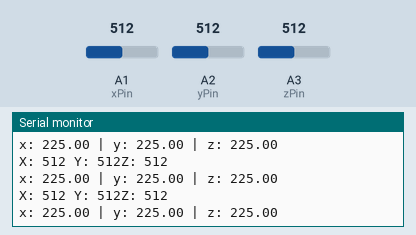
Bench run of a sketch on a simulated Arduino Uno, built with avr-gcc and run on an emulated ATmega328P. Shown: the last lines printed to the serial monitor. Inputs (shaded band) come from the test bench; at power-on: A2 (yPin) = 512, A3 (zPin) = 512, A1 (xPin) = 512.

Above: at 2.7 s.
2.8 s: A2 (yPin) set to 574
At 2.97 s:
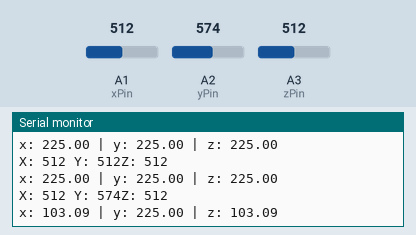
5.8 s: A2 (yPin) set to 601
At 5.84 s:
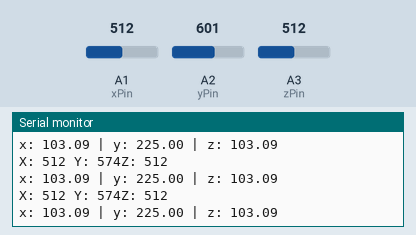
7.3 s: A3 (zPin) set to 11
At 7.39 s:
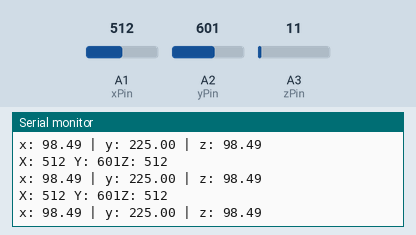
8.8 s: A3 (zPin) set to 8
At 8.82 s:
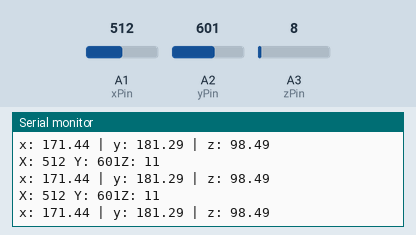
10.3 s: A1 (xPin) set to 502
At 10.36 s:
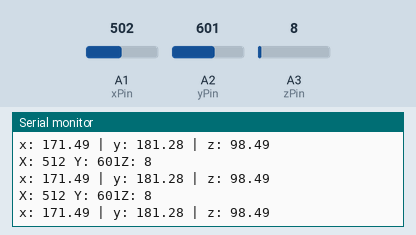
13.3 s: A1 (xPin) set to 524
At 13.34 s:
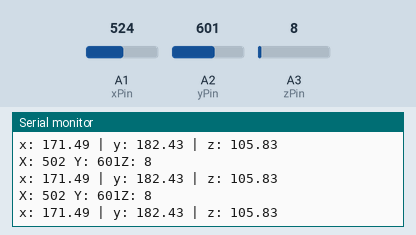
Timing chart, 0 to 15.8 s (numbered marks = the images above; inputs shaded):
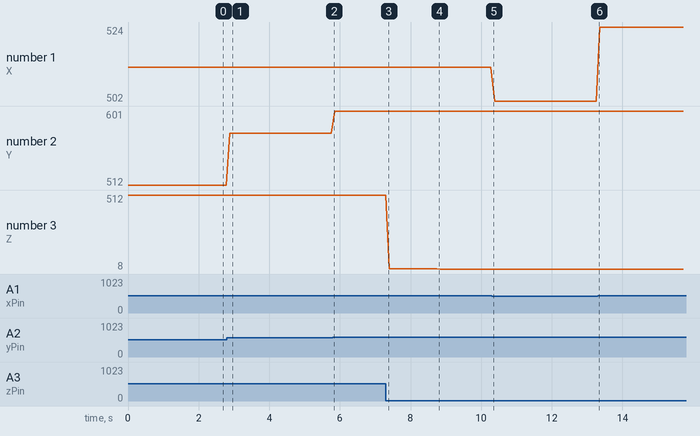

Measured:
- after the input at 2.8 s, the serial monitor: prints a new line after 0.08 s (image 1)
- plotted number 1: 512 → 502 after the input at 10.3 s, 502 → 524 after the input at 13.3 s
- plotted number 2: 512 → 574 after the input at 2.8 s, 574 → 601 after the input at 5.8 s
- plotted number 3: 512 → 11 after the input at 7.3 s, 11 → 8 after the input at 8.8 s

The sketch:

angleTest.ino
```cpp
// (licence header left out)
//Analog read pins
const int xPin = A1;
const int yPin = A2;
const int zPin = A3;

//The minimum and maximum values that came from
//the accelerometer while standing still
//You very well may need to change these
int minVal = 420;
int maxVal = 627;

//to hold the caculated values
double x;
double y;
double z;

void setup(){
Serial.begin(9600);
}

void loop(){

//read the analog values from the accelerometer
int xRead = analogRead(xPin);
int yRead = analogRead(yPin);
int zRead = analogRead(zPin);

Serial.print("X: ");
Serial.print(xRead);
Serial.print(" Y: ");
Serial.print(yRead);
Serial.print("Z: ");
Serial.println(zRead);

//convert read values to degrees -90 to 90 – Needed for atan2
int xAng = map(xRead, minVal, maxVal, -90, 90);
int yAng = map(yRead, minVal, maxVal, -90, 90);
int zAng = map(zRead, minVal, maxVal, -90, 90);

//Caculate 360deg values like so: atan2(-yAng, -zAng)
//atan2 outputs the value of -π to π (radians)
//We are then converting the radians to degrees
x = RAD_TO_DEG * (atan2(-yAng, -zAng) + PI);
y = RAD_TO_DEG * (atan2(-xAng, -zAng) + PI);
z = RAD_TO_DEG * (atan2(-yAng, -xAng) + PI);

//Output the caculations
Serial.print("x: ");
Serial.print(x);
Serial.print(" | y: ");
Serial.print(y);
Serial.print(" | z: ");
Serial.println(z);

delay(100);//just here to slow down the serial output – Easier to read
}
```
